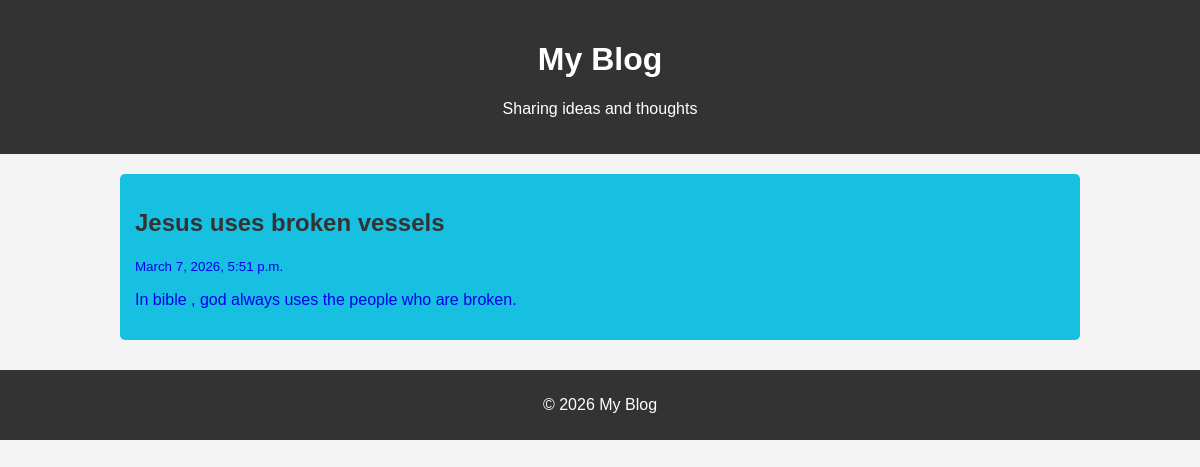
/viewblog/6, run on the app's committed database.
### blog1/models.py (models this page shows)
class Blog(models.Model):
    title=models.CharField(max_length=50)
    blog_body=models.CharField(max_length=500)
    created_date=models.DateTimeField(default=datetime.now,blank=True)

### blog1/views.py (the view)
# urls.py: path('viewblog/<str:pk>',views.blogs,name='viewblog'),
def blogs(request,pk):
    Blogs=Blog.objects.get(id=pk)
    return render(request,"view_blog.html",{'Blogs':Blogs})

### templates/view_blog.html (shortened to what this page needs)
<!DOCTYPE html>
<html lang="en">
<head>
</head>
<body>
<header>
    <h1>My Blog</h1>
    <p>Sharing ideas and thoughts</p>
</header>
<div class="container">
    <div class="post">
      <a style="text-decoration: none";     href="#">
        <h2>{{Blogs.title}}</h2>
        <p><small>{{Blogs.created_date}}</small></p>
        <p>{{Blogs.blog_body}}</p>
      </a>
    </div>
</div>
<footer>
    <p>© 2026 My Blog</p>
</footer>
</body>
</html>

### templates/view_blog.html (style rules this page uses)
body { font-family: Arial, sans-serif; margin:0; background:#f4f4f4; }
header { background:#333; color:white; text-align:center; padding:20px; }
.container { width:80%; margin:auto; margin-top:20px; }
.post { background:rgb(23, 192, 225); padding:15px; margin-bottom:20px; border-radius:5px; }
.post h2 { color:#333; }
footer { background:#333; color:white; text-align:center; padding:10px; margin-top:30px; }

### data on the page
Blog: title "Jesus uses broken vessels", created_date "March 7, 2026, 5:51 p.m.", blog_body "In bible , god always uses the people who are broken."
